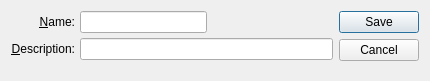
<?xml version="1.0" encoding="UTF-8"?>
<ui version="4.0">
 <comment>This file is part of the xTuple ERP: PostBooks Edition, a free and
open source Enterprise Resource Planning software suite,
Copyright (c) 1999-2010 by OpenMFG LLC, d/b/a xTuple.
It is licensed to you under the Common Public Attribution License
version 1.0, the full text of which (including xTuple-specific Exhibits)
is available at www.xtuple.com/CPAL.  By using this software, you agree
to be bound by its terms.</comment>
 <class>shippingZone</class>
 <widget class="QDialog" name="shippingZone">
  <property name="geometry">
   <rect>
    <x>0</x>
    <y>0</y>
    <width>430</width>
    <height>81</height>
   </rect>
  </property>
  <property name="windowTitle">
   <string>Shipping Zone</string>
  </property>
  <layout class="QGridLayout" name="gridLayout">
   <item row="0" column="0">
    <layout class="QVBoxLayout">
     <property name="spacing">
      <number>0</number>
     </property>
     <item>
      <layout class="QHBoxLayout">
       <property name="spacing">
        <number>5</number>
       </property>
       <item>
        <layout class="QVBoxLayout">
         <property name="spacing">
          <number>5</number>
         </property>
         <item>
          <widget class="QLabel" name="_nameLit">
           <property name="text">
            <string>&amp;Name:</string>
           </property>
           <property name="alignment">
            <set>Qt::AlignRight|Qt::AlignTrailing|Qt::AlignVCenter</set>
           </property>
           <property name="buddy">
            <cstring>_name</cstring>
           </property>
          </widget>
         </item>
         <item>
          <widget class="QLabel" name="_descriptionLit">
           <property name="text">
            <string>&amp;Description:</string>
           </property>
           <property name="alignment">
            <set>Qt::AlignRight|Qt::AlignTrailing|Qt::AlignVCenter</set>
           </property>
           <property name="buddy">
            <cstring>_description</cstring>
           </property>
          </widget>
         </item>
        </layout>
       </item>
       <item>
        <layout class="QVBoxLayout">
         <property name="spacing">
          <number>5</number>
         </property>
         <item>
          <layout class="QHBoxLayout">
           <property name="spacing">
            <number>0</number>
           </property>
           <item>
            <widget class="XLineEdit" name="_name"/>
           </item>
           <item>
            <spacer name="Spacer29">
             <property name="orientation">
              <enum>Qt::Horizontal</enum>
             </property>
             <property name="sizeType">
              <enum>QSizePolicy::Expanding</enum>
             </property>
             <property name="sizeHint" stdset="0">
              <size>
               <width>20</width>
               <height>20</height>
              </size>
             </property>
            </spacer>
           </item>
          </layout>
         </item>
         <item>
          <widget class="XLineEdit" name="_description"/>
         </item>
        </layout>
       </item>
      </layout>
     </item>
     <item>
      <spacer name="Spacer35">
       <property name="orientation">
        <enum>Qt::Vertical</enum>
       </property>
       <property name="sizeType">
        <enum>QSizePolicy::Expanding</enum>
       </property>
       <property name="sizeHint" stdset="0">
        <size>
         <width>20</width>
         <height>20</height>
        </size>
       </property>
      </spacer>
     </item>
    </layout>
   </item>
   <item row="0" column="1">
    <widget class="QDialogButtonBox" name="_buttonBox">
     <property name="orientation">
      <enum>Qt::Vertical</enum>
     </property>
     <property name="standardButtons">
      <set>QDialogButtonBox::Cancel|QDialogButtonBox::Save</set>
     </property>
    </widget>
   </item>
  </layout>
 </widget>
 <layoutdefault spacing="6" margin="11"/>
 <pixmapfunction>qPixmapFromMimeSource</pixmapfunction>
 <customwidgets>
  <customwidget>
   <class>XLineEdit</class>
   <extends>QLineEdit</extends>
   <header>xlineedit.h</header>
  </customwidget>
 </customwidgets>
 <tabstops>
  <tabstop>_name</tabstop>
  <tabstop>_description</tabstop>
 </tabstops>
 <includes>
  <include location="global">parameter.h</include>
 </includes>
 <resources/>
 <connections/>
</ui>
